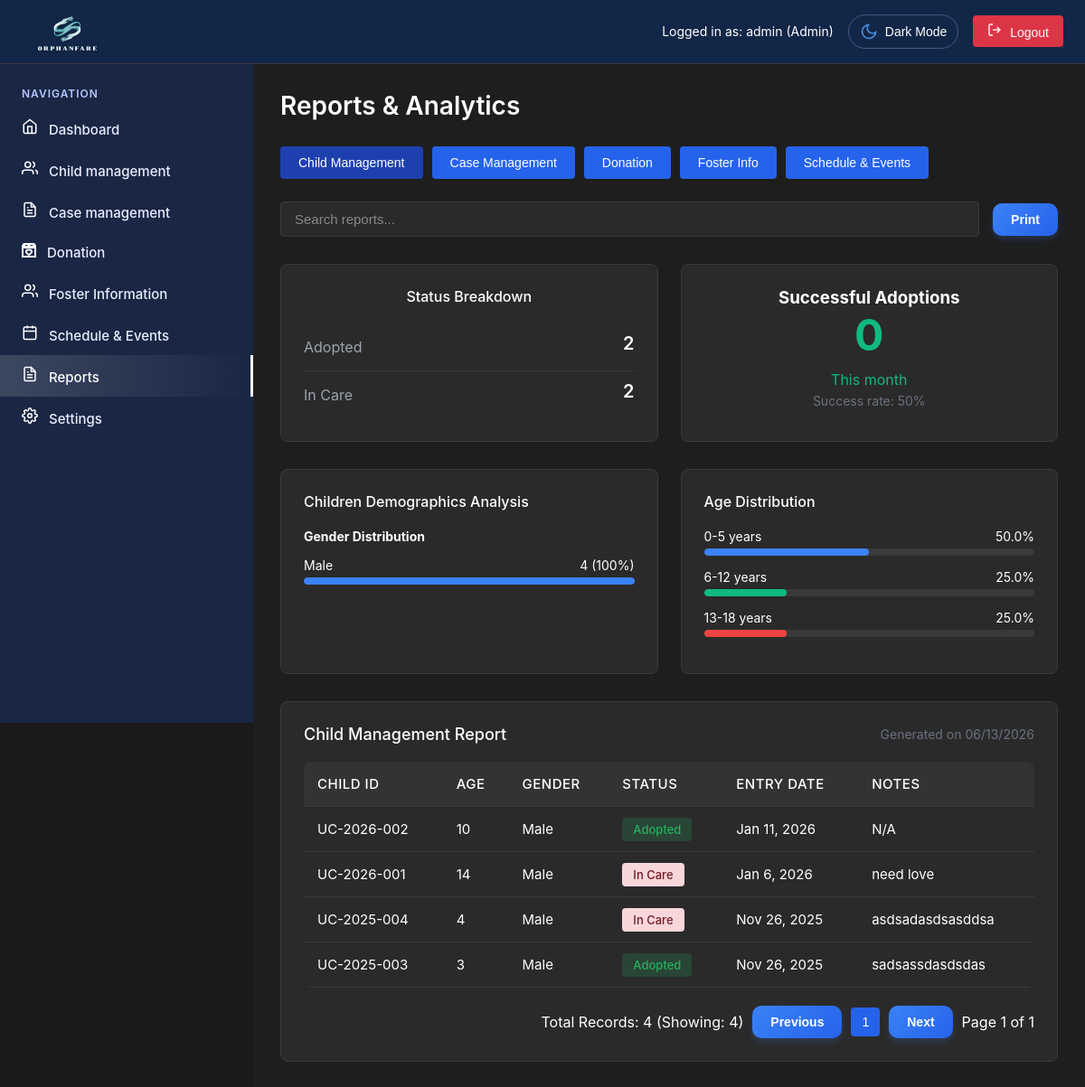
/admin/reports.php (signed in), run on the app's committed database.
### tables this page shows
CREATE TABLE `users` (
  `id` int(11) NOT NULL,
  `username` varchar(50) NOT NULL,
  `email` varchar(100) NOT NULL,
  `password` varchar(255) NOT NULL,
  `role` enum('super_admin','admin','user','Social Worker','Social Welfare Assistant') DEFAULT 'user',
  `status` enum('active','inactive','pending') DEFAULT 'pending',
  `created_at` timestamp NOT NULL DEFAULT current_timestamp(),
  `updated_at` timestamp NOT NULL DEFAULT current_timestamp() ON UPDATE current_timestamp(),
  `two_factor_secret` varchar(32) DEFAULT NULL,
  `two_factor_enabled` tinyint(1) DEFAULT 0,
  `two_factor_verified` tinyint(1) DEFAULT 0,
  `two_factor_backup_codes` text DEFAULT NULL,
  `last_login` timestamp NULL DEFAULT NULL,
  `last_password_change` timestamp NOT NULL DEFAULT current_timestamp(),
  `failed_attempts` int(11) DEFAULT 0,
  `account_locked` tinyint(1) DEFAULT 0,
  `is_active` tinyint(1) DEFAULT 1
);

CREATE TABLE `children` (
  `id` int(11) NOT NULL,
  `child_id` varchar(20) NOT NULL,
  `name` varchar(100) NOT NULL,
  `age` int(11) NOT NULL,
  `gender` enum('Male','Female') NOT NULL,
  `date_of_birth` date DEFAULT NULL,
  `entry_date` date NOT NULL,
  `status` enum('Adoptable','Adopted','In Care','Reintegrated') DEFAULT 'In Care',
  `address` text DEFAULT NULL,
  `civil_status` varchar(50) DEFAULT NULL,
  `birth_place` varchar(255) DEFAULT NULL,
  `educational_attainment` varchar(100) DEFAULT NULL,
  `occupation` varchar(100) DEFAULT NULL,
  `monthly_income` varchar(50) DEFAULT NULL,
  `religion` varchar(100) DEFAULT NULL,
  `family_composition` text DEFAULT NULL,
  `problem_presented` text DEFAULT NULL,
  `assessment_recommendation` text DEFAULT NULL,
  `health_status` varchar(100) DEFAULT 'Good',
  `allergies` text DEFAULT NULL,
  `emergency_contact` varchar(100) DEFAULT NULL,
  `contact_phone` varchar(20) DEFAULT NULL,
  `problem_description` text DEFAULT NULL,
  `notes` text DEFAULT NULL,
  `photo_path` varchar(255) DEFAULT NULL,
  `created_at` timestamp NOT NULL DEFAULT current_timestamp(),
  `updated_at` timestamp NOT NULL DEFAULT current_timestamp() ON UPDATE current_timestamp(),
  `linked_case_id` varchar(20) DEFAULT NULL,
  `created_by` int(11) DEFAULT NULL,
  `cf_educational_level` varchar(100) DEFAULT NULL,
  `cf_religion` varchar(50) DEFAULT NULL,
  `cf_special_needs` text DEFAULT NULL,
  `cf_hobbies` text DEFAULT NULL,
  `cf_school_name` varchar(255) DEFAULT NULL,
  `cf_grade_level` varchar(50) DEFAULT NULL,
  `vaccine_bcg` tinyint(1) DEFAULT 0,
  `vaccine_hepb` tinyint(1) DEFAULT 0,
  `vaccine_dtap` tinyint(1) DEFAULT 0,
  `vaccine_polio` tinyint(1) DEFAULT 0,
  `vaccine_pcv` tinyint(1) DEFAULT 0,
  `vaccine_rota` tinyint(1) DEFAULT 0,
  `vaccine_measles` tinyint(1) DEFAULT 0,
  `vaccine_varicella` tinyint(1) DEFAULT 0,
  `vaccine_hepa` tinyint(1) DEFAULT 0,
  `vaccine_mmr` tinyint(1) DEFAULT 0,
  `vaccine_other` varchar(255) DEFAULT NULL,
  `vaccine_notes` text DEFAULT NULL,
  `previous_family_env` text DEFAULT NULL,
  `vaccination_status` text DEFAULT NULL,
  `cf_medical_history` varchar(255) DEFAULT NULL
);

### admin/reports.php (the view, shortened to what the rows shown need)
<?php
require_once 'includes/header.php';
$recordsPerPage = 10;
$currentPage = $_GET['page'] ?? 1;
$offset = ($currentPage - 1) * $recordsPerPage;
try {
    $stmt = $pdo->prepare("
        SELECT child_id, name, age, gender, status, entry_date, notes
        FROM children
        ORDER BY created_at DESC
        LIMIT $offset, $recordsPerPage
    ");
    $stmt->execute();
    $recentChildren = $stmt->fetchAll();
} catch (Exception $e) {
    error_log("Reports page error: " . $e->getMessage());
    $statusBreakdown = [];
    $monthlyAdoptions = 0;
    $genderDistribution = [];
    $ageDistribution = [];
    $recentChildren = [];
    $totalChildren = 0;
    $successRate = 0;
}
?>
<main class="main-content">
    <div class="page-header">
        <h1 class="page-title">Reports & Analytics</h1>
    </div>
    <div id="childReport" class="report-content active">
        <div class="table-section">
            <table>
                <thead>
                    <tr>
                        <th>Child ID</th>
                        <th>Age</th>
                        <th>Gender</th>
                        <th>Status</th>
                        <th>Entry Date</th>
                        <th>Notes</th>
                    </tr>
                </thead>
                <tbody id="childReportTableBody">
                    <?php foreach ($recentChildren as $child): ?>
                    <tr>
                        <td class="child-id"><?php echo htmlspecialchars($child['child_id']); ?></td>
                        <td><?php echo htmlspecialchars($child['age']); ?></td>
                        <td><?php echo htmlspecialchars($child['gender']); ?></td>
                        <td>
                            <span class="badge badge-<?php
                                echo $child['status'] === 'Adopted' ? 'success' :
                                     ($child['status'] === 'Adoptable' ? 'info' : 'danger');
                            ?>">
                                <?php echo htmlspecialchars($child['status']); ?>
                            </span>
                        </td>
                        <td><?php echo formatDate($child['entry_date']); ?></td>
                        <td><?php echo htmlspecialchars($child['notes'] ?? 'No notes'); ?></td>
                    </tr>
                    <?php endforeach; ?>
                </tbody>
            </table>
        </div>
    </div>
</div>
<?php require_once 'includes/footer.php'; ?>

### admin/includes/header.php (shortened to what the rows shown need)
<?php
require_once '../config/database.php';
require_once 'auth.php';
$currentUser = getCurrentUser();
try {
    $stmt = $pdo->prepare("SELECT role FROM users WHERE id = ?");
    $stmt->execute([$currentUser['id']]);
    $dbUser = $stmt->fetch(PDO::FETCH_ASSOC);
    if ($dbUser && $dbUser['role']) {
        $currentUser = getCurrentUser();
    }
} catch (Exception $e) {
}
?>
<!DOCTYPE html>
<html lang="en">
<head>
    <link rel="stylesheet" href="../css/common.css">
    <link rel="stylesheet" href="../css/admin.css">
</head>
<body>
    <div class="dashboard-container">
        <div class="top-header">
            <div class="user-info">
                <span class="user-status">Logged in as: <?php echo htmlspecialchars($currentUser['username'] ?? 'Admin'); ?> (<?php
                    $roleDisplay = match($currentUser['role']) {
                        'super_admin' => 'Super Admin',
                        'admin' => 'Admin',
                        'Social Worker' => 'Social Worker',
                        'Social Welfare Assistant' => 'Social Welfare Assistant',
                        default => ucfirst($currentUser['role'])
                    };
                    echo htmlspecialchars($roleDisplay);
                ?>)</span>
                <button id="themeToggle" class="theme-toggle">
                    <span class="theme-icon">
                    </span>
                    <span class="text">Dark Mode</span>
                </button>
                <button class="logout-btn" onclick="logout()">
                    <svg width="16" height="16" viewBox="0 0 24 24" fill="none" stroke="currentColor" stroke-width="2" style="margin-right: 5px;">
                        <path d="M9 21H5a2 2 0 0 1-2-2V5a2 2 0 0 1 2-2h4"/>
                        <polyline points="16 17 21 12 16 7"/>
                        <line x1="21" y1="12" x2="9" y2="12"/>
                    </svg>
                    Logout
                </button>
            </div>
        </div>

### data on the page
users: role "admin", role "Admin"
children: child "UC-2026-002", age "10", gender "Male", status "Adopted", entry_date "Jan 11, 2026", notes "N/A"
children: child "UC-2026-001", age "14", gender "Male", status "In Care", entry_date "Jan 6, 2026", notes "need love"
children: child "UC-2025-004", age "4", gender "Male", status "In Care", entry_date "Nov 26, 2025", notes "asdsadasdsasddsa"
children: child "UC-2025-003", age "3", gender "Male", status "Adopted", entry_date "Nov 26, 2025", notes "sadsassdasdsdas"

### other printed values
$status['status'] "Adopted"
$status['count'] "2"
$status['status'] "In Care"
$monthlyAdoptions "0"
$successRate "50"
$gender['gender'] "Male"
$gender['count'] "4"
$percentage "100"
$ageGroup['age_group'] "0-5 years"
$ageGroup['percentage'] "50.0"
$ageGroup['age_group'] "6-12 years"
$ageGroup['percentage'] "25.0"
$ageGroup['age_group'] "13-18 years"
$totalChildren "4"
count($recentChildren) "4"
